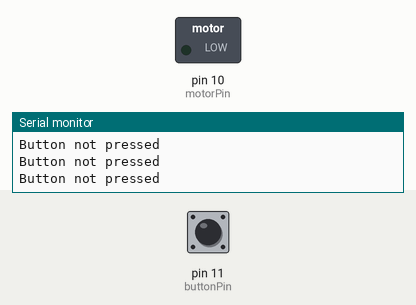
The program below on a simulated Arduino Uno, built with avr-gcc and run on an emulated ATmega328P. Shown: switched loads named in the program (green lamp = pin HIGH), the last lines printed to the serial monitor. The inputs (shaded band) are chosen by the test bench; at power-on: pin 11 (buttonPin) HIGH.

Above: at 1.3 s.
1.4 s: pin 11 (buttonPin) pulled LOW for 0.15 s
At 1.5 s:
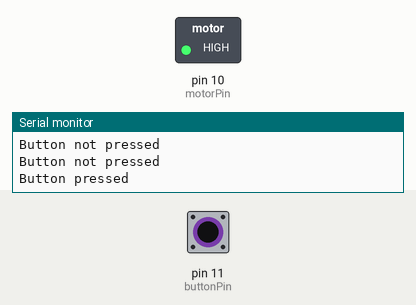
3.1 s: pin 11 (buttonPin) pulled LOW for 3.2 s
At 6.8 s:
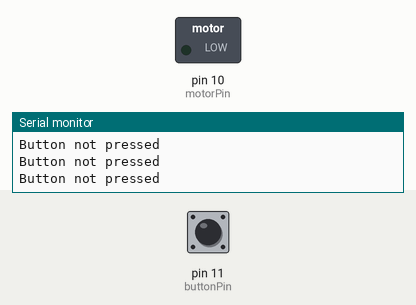
Timing chart, 0 to 8.3 s (numbered marks = the images above; inputs shaded):
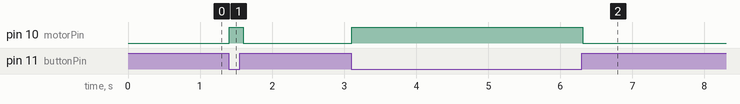

The program:

main.cpp
```cpp
#include <Arduino.h>
#include <Wire.h>

// 定义按钮和马达的引脚
const int MPU_ADDR = 0x68;  // MPU6050 I2C 地址
const int buttonPin = 11;   // 按钮连接到引脚 11
const int motorPin = 10;    // 马达连接到引脚 10

// 定义变量存储按钮状态
int buttonState = 0;  // 按钮状态（0 = 未按下，1 = 按下）

// MPU6050 数据结构
typedef struct{
    int16_t AcX, AcY, AcZ; // 加速度
    int16_t GyX, GyY, GyZ; // 陀螺仪
}IMU;

IMU IMU_Data;

void setup() {
  Serial.begin(9600);  // 初始化串口通信

  // 初始化按钮和马达引脚
  pinMode(buttonPin, INPUT_PULLUP);  // 设置按钮引脚为输入，并启用内部上拉电阻
  pinMode(motorPin, OUTPUT);         // 设置马达引脚为输出

  // 启动时，确保马达关闭
  digitalWrite(motorPin, LOW);

  // 初始化 I2C 通信
  Wire.begin();

  // // 初始化 MPU6050
  // Wire.beginTransmission(MPU_ADDR);
  // Wire.write(0x6B);  // 访问电源管理寄存器
  // Wire.write(0);     // 设置为0，唤醒传感器
  // Wire.endTransmission(true);

  delay(100);  // 等待 100 毫秒
}

void loop() {
  // 读取按钮的状态
  buttonState = digitalRead(buttonPin);

  // 如果按钮被按下，启动震动马达
  if (buttonState == LOW) {
    Serial.println("Button pressed");
    digitalWrite(motorPin, HIGH);  // 启动震动马达
  } else {
    Serial.println("Button not pressed");
    digitalWrite(motorPin, LOW);   // 停止震动马达
  }

  // 读取 MPU6050 的加速度和陀螺仪数据
  // Wire.beginTransmission(MPU_ADDR);
  // Wire.write(0x3B);  // 加速度计和陀螺仪的数据起始地址
  // Wire.endTransmission(false);
  // Wire.requestFrom(MPU_ADDR, 14, true); // 请求 14 个字节的数据

  // // 读取加速度数据
  // IMU_Data.AcX = Wire.read() << 8 | Wire.read();
  // IMU_Data.AcY = Wire.read() << 8 | Wire.read();
  // IMU_Data.AcZ = Wire.read() << 8 | Wire.read();

  // // 跳过温度数据
  // Wire.read();
  // Wire.read();

  // // 读取陀螺仪数据
  // IMU_Data.GyX = Wire.read() << 8 | Wire.read();
  // IMU_Data.GyY = Wire.read() << 8 | Wire.read();
  // IMU_Data.GyZ = Wire.read() << 8 | Wire.read();

  // // 输出加速度和陀螺仪数据
  // Serial.print("AcX: ");
  // Serial.print(IMU_Data.AcX);
  // Serial.print(" AcY: ");
  // Serial.print(IMU_Data.AcY);
  // Serial.print(" AcZ: ");
  // Serial.println(IMU_Data.AcZ);
  // Serial.print("GyX: ");
  // Serial.print(IMU_Data.GyX);
  // Serial.print(" GyY: ");
  // Serial.print(IMU_Data.GyY);
  // Serial.print(" GyZ: ");
  // Serial.println(IMU_Data.GyZ);

  delay(100);  // 延迟 100 毫秒
}
```

Measured:
- after the input at 1.4 s, pin 10 (motorPin): LOW → HIGH at once, → LOW 0.20 s later
- after the input at 3.1 s, pin 10 (motorPin): LOW → HIGH at once, → LOW 3.2 s later
